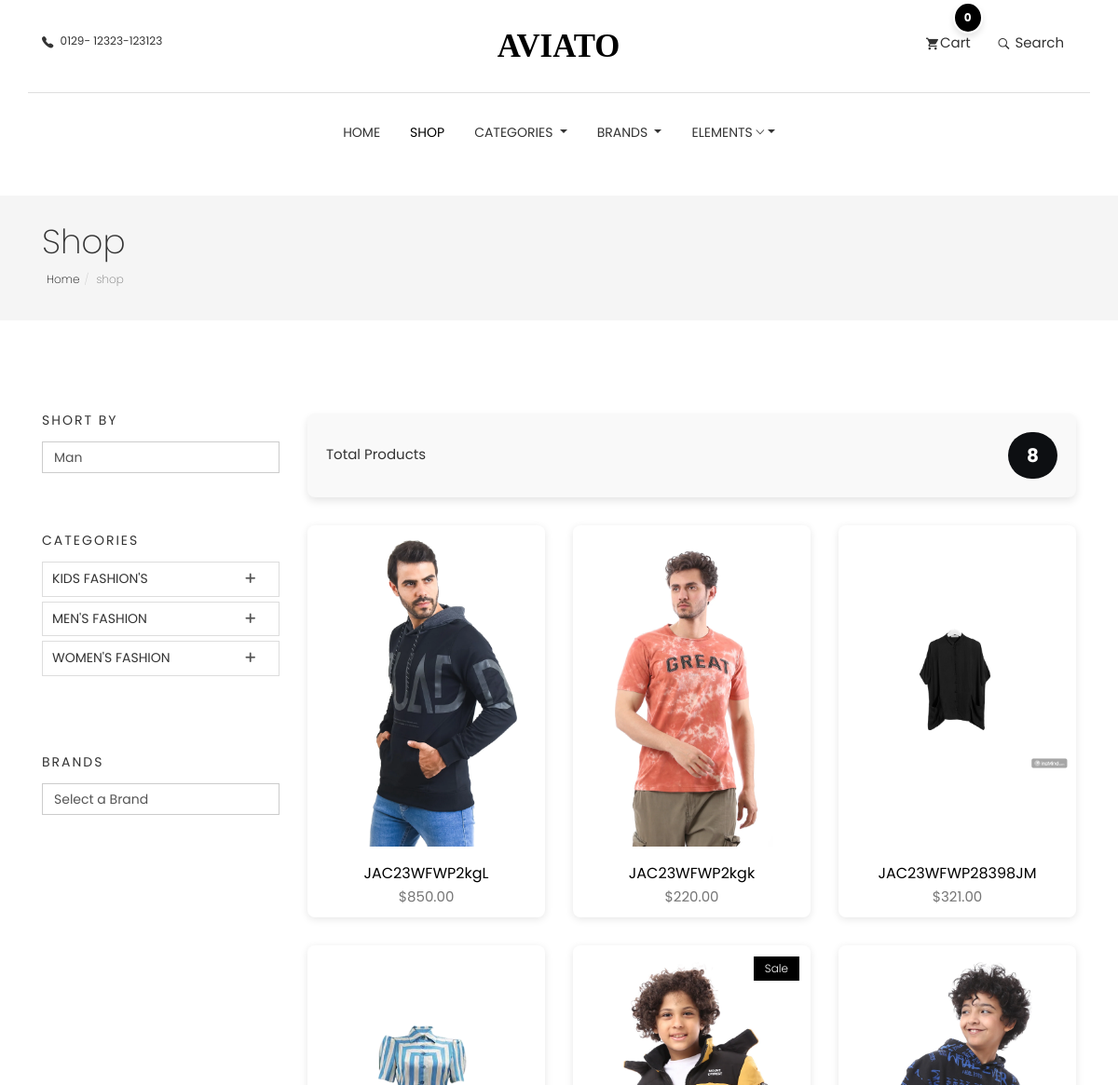
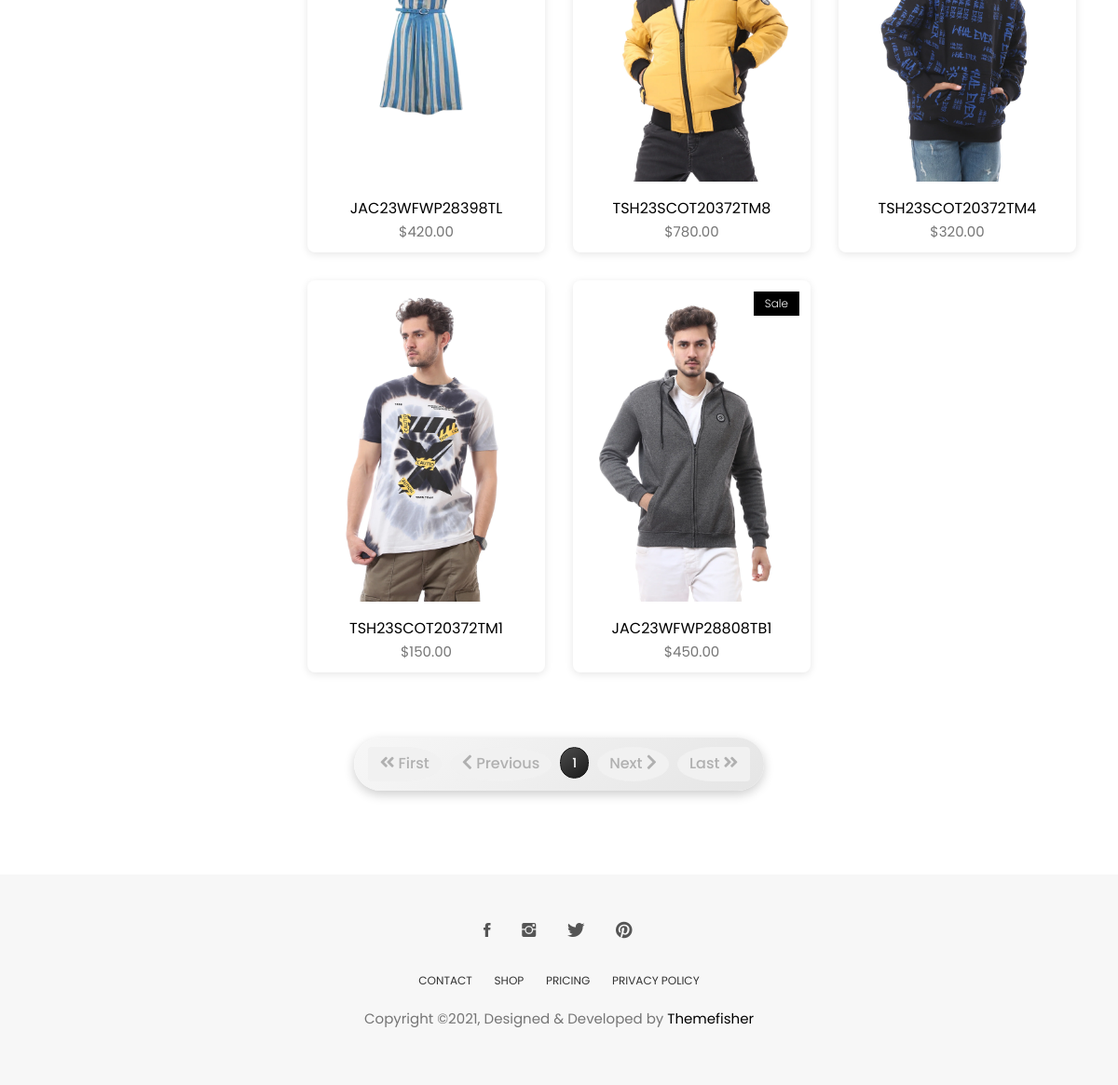
Screenshot of /products/ with the database file from the repository (2 pictures, top to bottom).
### category/models.py (models this page shows, shortened)
class Category(models.Model):
    id = models.UUIDField(primary_key=True, default=uuid.uuid4, editable=False)
    name = models.CharField(max_length=255, unique=True)
    description = models.TextField(blank=True, null=True)
    image = models.ImageField(null=True,blank=True,upload_to='category-image/')
    class Meta:
        verbose_name = "Category"
        verbose_name_plural = "Categories"
        ordering = ['name']  # Categories will be ordered alphabetically by name.

### store/models.py (models this page shows, shortened)
class Product(models.Model):
    id = models.UUIDField(primary_key=True, default=uuid.uuid4, editable=False)
    name = models.CharField(unique=True, max_length=50)
    image = models.ImageField(upload_to='product/')
    stock = models.IntegerField(default=1)
    price = models.DecimalField(max_digits=10, decimal_places=2, default=Decimal('0.00'))
    description = models.TextField(max_length=10000, blank=True)
    created_at = models.DateTimeField(default=timezone.now)
    modified_date = models.DateTimeField(auto_now=True)
    slug = models.SlugField(null=True, blank=True, unique=True)
    views = models.PositiveIntegerField(default=0)
    is_available = models.BooleanField(default=True)
    on_sale = models.BooleanField(default=False)
    PRDBrand = models.ForeignKey('Brand', related_name='product_brand', on_delete=models.CASCADE, blank=True, null=True, verbose_name="Brand")
    like = models.ManyToManyField(User, blank=True, related_name='product_favourite')
    category = models.ForeignKey(Subcategory, related_name='product_subcategory', verbose_name="Subcategory", null=True, blank=True, on_delete=models.CASCADE)
    class Meta:
        ordering = ['-created_at']
        verbose_name = "Product"
        verbose_name_plural = "Products"

### store/views.py (the view, shortened to what this page needs)
# urls.py: path('' , views.product_list , name='product_list'),
def product_list(request,subcategory_id=None,category_id=None,brand_id=None):
    subcategories = None
    products = None
    categories = None
    brands = None
    if subcategory_id != None :
        subcategories = get_object_or_404(Subcategory,id = subcategory_id)
        products = Product.objects.filter(category=subcategories  ,is_available=True)
        product_count = products.count()
        paginator = Paginator(products, 9)  # Show 9 products per page
        page_number = request.GET.get('page')
        page_obj = paginator.get_page(page_number)
    else:
        products = Product.objects.all().filter(is_available=True)
        product_count = products.count()
        paginator = Paginator(products, 9)  # Show 9 products per page
        page_number = request.GET.get('page')
        page_obj = paginator.get_page(page_number)
    context = {
        'products':page_obj,
        'product_count':product_count
    }
    return render(request , 'products/product_list.html' , context)

### cart/cart_utils.py (called while the page is built)
def _cart_id(request):
    cart = request.session.session_key
    if not cart:
        cart = request.session.create()
    return cart

### category/category_context.py (called while the page is built)
def nav_links(request):
    categories_nav = Category.objects.all()
    subcategories_nav = Subcategory.objects.all()
    brands_nav = Brand.objects.all()
    context = {
        'categories_nav':categories_nav,
        'brands_nav':brands_nav,
        'subcategories_nav':subcategories_nav,
    }
    return context

### category/models.py (called while the page is built)
    def get_url(self):
        return reverse('products_by_subcategory',args=[self.id])

### store/models.py (called while the page is built)
    def get_url(self):
        return reverse('products_by_brand',args=[self.id])

    def __str__(self):
        return self.name

### store/templates/products/product_list.html (shortened to what this page needs)
{% extends "base.html" %}
{% load static %}
{% block body %}
<section class="page-header">
    <div class="container">
        <div class="row">
            <div class="col-md-12">
                <div class="content">
                    <h1 class="page-name">Shop</h1>
                    <ol class="breadcrumb">
                        <li><a href="/">Home</a></li>
                        <li class="active">shop</li>
                    </ol>
                </div>
            </div>
        </div>
    </div>
</section>
<section class="products section">
    <div class="container">
        <div class="row">
            <div class="col-md-3">
                <div class="widget">
                    <h4 class="widget-title">Short By</h4>
                    <form method="post" action="#">
                        <select class="form-control">
                            <option>Man</option>
                        </select>
                    </form>
                </div>
                <div class="widget product-category">
                    <h4 class="widget-title">Categories</h4>
                    <div class="panel-group commonAccordion" id="accordion" role="tablist" aria-multiselectable="true">
                        {% for category in categories_nav %}
                        <div class="panel panel-default">
                            <div class="panel-heading" role="tab" id="heading{{ category.id }}">
                                <h4 class="panel-title">
                                    <a class="collapsed" role="button" data-toggle="collapse" data-parent="#accordion"
                                        href="#collapse{{ category.id }}" aria-expanded="false"
                                        aria-controls="collapse{{ category.id }}">
                                        {{ category.name }}
                                    </a>
                                </h4>
                            </div>
                        </div>
                        {% endfor %}
                    </div>
                </div>
                <div class="widget">
                    <h4 class="widget-title">Brands</h4>
                    <select class="form-control" onchange="window.location.href=this.value;">
                        <option value="">Select a Brand</option>
                    </select>
                </div>
            </div>
            <div class="col-md-9">
                <div class="product-count">
                    <h3 class="product-count-title">Total Products</h3>
                    <span class="product-count-badge">{{ product_count }}</span>
                </div>
                <div class="row">
                    {% for product in products %}
                    <div class="col-md-4">
                        <div class="product-item">
                            <div class="product-thumb">
                                {% if product.on_sale %}
                                <span class="bage">Sale</span>
                                {% endif %}
                                <img class="img-responsive object-fit-contain" width="300px" height="300px"
                                    src="{{product.image.url}}" alt="product-img" />
                            </div>
                            <div class="product-content">
                                <h4><a href="{% url 'product_details' product.id %}">{{ product.name }}</a></h4>
                                <p class="price">${{ product.price }}</p>
                            </div>
                        </div>
                    </div>
                    {% endfor %}
                </div>
            </div>
           <div class="pagination-container">
    <ul class="pagination">
        {% if products.has_previous %}
        <li class="page-item">
            <a class="page-link" href="?page=1" aria-label="First Page">
                <i class="fas fa-angle-double-left"></i> First
            </a>
        </li>
        {% else %}
        <li class="page-item disabled">
            <span class="page-link"><i class="fas fa-angle-double-left"></i> First</span>
        </li>
        {% endif %}
        {% if products.has_previous %}
        <li class="page-item">
            <a class="page-link" href="?page={{ products.previous_page_number }}" aria-label="Previous Page">
                <i class="fas fa-chevron-left"></i> Previous
            </a>
        </li>
        {% else %}
        <li class="page-item disabled">
            <span class="page-link"><i class="fas fa-chevron-left"></i> Previous</span>
        </li>
        {% endif %}
        {% if products.paginator.num_pages > 5 %}
        {% if products.number > 3 %}
        <li class="page-item"><a class="page-link" href="?page=1">1</a></li>
        <li class="page-item disabled"><span class="page-link">...</span></li>
        {% endif %}
        {% for num in products.paginator.page_range %}
        {% if num > products.number|add:'-3' and num < products.number|add:'3' %}
        {% if products.number == num %}
        <li class="page-item active">
            <span class="page-link" aria-current="page">{{ num }}</span>
        </li>
        {% else %}
        <li class="page-item">
            <a class="page-link" href="?page={{ num }}">{{ num }}</a>
        </li>
        {% endif %}
        {% endif %}
        {% endfor %}
        {% if products.number < products.paginator.num_pages|add:'-2' %}
        <li class="page-item disabled"><span class="page-link">...</span></li>
        <li class="page-item"><a class="page-link" href="?page={{ products.paginator.num_pages }}">{{ products.paginator.num_pages }}</a></li>
        {% endif %}
        {% else %}
        {% for num in products.paginator.page_range %}
        <li class="page-item {% if products.number == num %}active{% endif %}">
            <a class="page-link" href="?page={{ num }}">{{ num }}</a>
        </li>
        {% endfor %}
        {% endif %}
        {% if products.has_next %}
        <li class="page-item">
            <a class="page-link" href="?page={{ products.next_page_number }}" aria-label="Next Page">
                Next <i class="fas fa-chevron-right"></i>
            </a>
        </li>
        {% else %}
        <li class="page-item disabled">
            <span class="page-link">Next <i class="fas fa-chevron-right"></i></span>
        </li>
        {% endif %}
        {% if products.has_next %}
        <li class="page-item">
            <a class="page-link" href="?page={{ products.paginator.num_pages }}" aria-label="Last Page">
                Last <i class="fas fa-angle-double-right"></i>
            </a>
        </li>
        {% else %}
        <li class="page-item disabled">
            <span class="page-link">Last <i class="fas fa-angle-double-right"></i></span>
        </li>
        {% endif %}
    </ul>
</div>
        </div>
    </div>
</section>
{% endblock body %}

### templates/base.html (shortened to what this page needs)
{% load static %}
<!DOCTYPE html>
<html lang="en">
<head>
	<link rel="stylesheet" href="https://cdnjs.cloudflare.com/ajax/libs/font-awesome/5.15.4/css/all.min.css" />
	<link rel="stylesheet" href="{% static 'plugins/themefisher-font/style.css'%}">
	<link rel="stylesheet" href="{% static 'plugins/bootstrap/css/bootstrap2.min.css'%}">
	<link rel="stylesheet" href="{% static 'plugins/bootstrap/css/bootstrap.min.css'%}">
	<link rel="stylesheet" href="{% static 'plugins/animate/animate.css'%}">
	<link rel="stylesheet" href="{% static 'plugins/slick/slick.css'%}">
	<link rel="stylesheet" href="{% static 'plugins/slick/slick-theme.css'%}">
	<link rel="stylesheet" href="{% static 'css/style.css'%}">
</head>
<body id="body">
	<section class="top-header">
		<div class="container">
			<div class="row">
				<div class="col-md-4 col-xs-12 col-sm-4">
					<div class="contact-number">
						<i class="tf-ion-ios-telephone"></i>
						<span>0129- 12323-123123</span>
					</div>
				</div>
				<div class="col-md-4 col-xs-12 col-sm-4">
					<div class="logo text-center mb-3 mb-md-0">
						<a href="/">
							<svg width="135px" height="29px" viewBox="0 0 155 29" version="1.1"
								xmlns="http://www.w3.org/2000/svg" xmlns:xlink="http://www.w3.org/1999/xlink">
								<g id="Page-1" stroke="none" stroke-width="1" fill="none" fill-rule="evenodd"
									font-size="40" font-family="AustinBold, Austin" font-weight="bold">
									<g id="Group" transform="translate(-108.000000, -297.000000)" fill="#000000">
										<text id="AVIATO">
											<tspan x="108.94" y="325">AVIATO</tspan>
										</text>
									</g>
								</g>
							</svg>
						</a>
					</div>
				</div>
				<div class="col-md-4 col-xs-12 col-sm-4">
					<ul class="top-menu text-right list-inline">
						<li class="dropdown cart-nav dropdown-slide">
							<a href="{% url 'cart' %}" class="position-relative" data-toggle="dropdown" data-hover="dropdown"><i
									class="tf-ion-android-cart"></i>Cart<div class="cart-item-count">
									{{quantity}}
								</div></a>
						</li>
						<li class="dropdown search dropdown-slide">
							<a href="#!" class="" data-toggle="dropdown" data-hover="dropdown"><i
									class="tf-ion-ios-search-strong"></i> Search</a>
						</li>
					</ul>
				</div>
			</div>
		</div>
	</section>
	<section class="menu">
		<nav class="navbar navigation">
			<div class="container">
				<div id="navbar" class="navbar-collapse collapse text-center">
					<ul class="nav navbar-nav">
						<li class="dropdown {% if request.path == '/' %}active{% endif %} ">
							<a href="/">Home</a>
						</li>
						<li class="dropdown {% if request.path == '/products/' %}active{% endif %} ">
							<a href="{% url 'product_list'%}">Shop</a>
						</li>
						<li class="dropdown full-width dropdown-slide">
							<a href="#" class="dropdown-toggle" data-toggle="dropdown" data-hover="dropdown"
								data-delay="350" role="button" aria-haspopup="true" aria-expanded="false">Categories
							</a>
						</li>
						<li class="dropdown dropdown-slide">
							<a href="#!" class="dropdown-toggle" data-toggle="dropdown" data-hover="dropdown"
								data-delay="350" role="button" aria-haspopup="true" aria-expanded="false">Brands
							</a>
						</li>
						<li class="dropdown dropdown-slide">
							<a href="#!" class="dropdown-toggle" data-toggle="dropdown" data-hover="dropdown"
								data-delay="350" role="button" aria-haspopup="true" aria-expanded="false">Elements <span
									class="tf-ion-ios-arrow-down"></span></a>
						</li>
					</ul>
				</div>
			</div>
		</nav>
	</section>
	{% block body %}
	{% endblock body %}
	<footer class="footer section text-center">
		<div class="container">
			<div class="row">
				<div class="col-md-12">
					<ul class="social-media">
						<li>
							<a href="https://www.facebook.com/themefisher">
								<i class="tf-ion-social-facebook"></i>
							</a>
						</li>
						<li>
							<a href="https://www.instagram.com/themefisher">
								<i class="tf-ion-social-instagram"></i>
							</a>
						</li>
						<li>
							<a href="https://www.twitter.com/themefisher">
								<i class="tf-ion-social-twitter"></i>
							</a>
						</li>
						<li>
							<a href="https://www.pinterest.com/themefisher/">
								<i class="tf-ion-social-pinterest"></i>
							</a>
						</li>
					</ul>
					<ul class="footer-menu text-uppercase">
						<li>
							<a href="contact.html">CONTACT</a>
						</li>
						<li>
							<a href="shop.html">SHOP</a>
						</li>
						<li>
							<a href="pricing.html">Pricing</a>
						</li>
						<li>
							<a href="contact.html">PRIVACY POLICY</a>
						</li>
					</ul>
					<p class="copyright-text">Copyright &copy;2021, Designed &amp; Developed by <a
							href="https://themefisher.com/">Themefisher</a></p>
				</div>
			</div>
		</div>
	</footer>
</body>
</html>

### rows the page displays
Category: name "KIDS FASHION'S"
Category: name "MEN'S FASHION"
Category: name "WOMEN'S FASHION"
Product: image (picture), name "JAC23WFWP2kgL", price "850.00"
Product: image (picture), name "JAC23WFWP2kgk", price "220.00"
Product: image (picture), name "JAC23WFWP28398JM", price "321.00"
Product: image (picture), name "JAC23WFWP28398TL", price "420.00"
Product: on_sale "Sale", image (picture), name "TSH23SCOT20372TM8", price "780.00"
Product: image (picture), name "TSH23SCOT20372TM4", price "320.00"
Product: image (picture), name "TSH23SCOT20372TM1", price "150.00"
Product: on_sale "Sale", image (picture), name "JAC23WFWP28808TB1", price "450.00"

### other values shown
{{ quantity }} "0"
{{ product_count }} "8"
{{ num }} "1"
